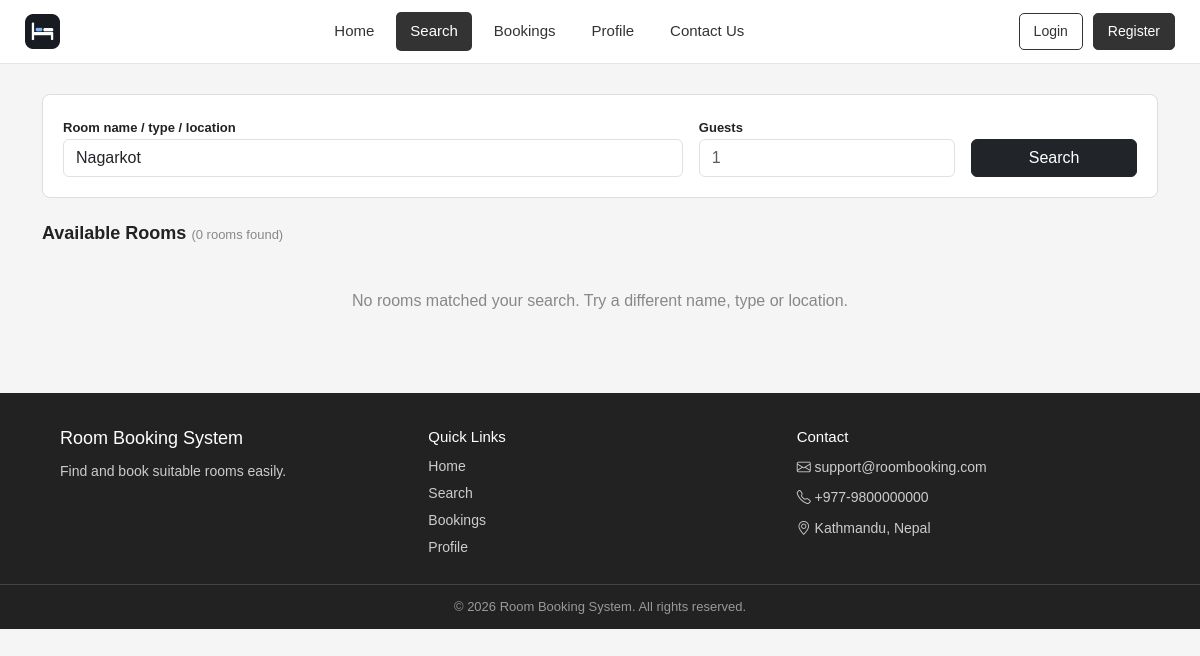
Page /Search.php?location=Nagarkot on the earlier database version.
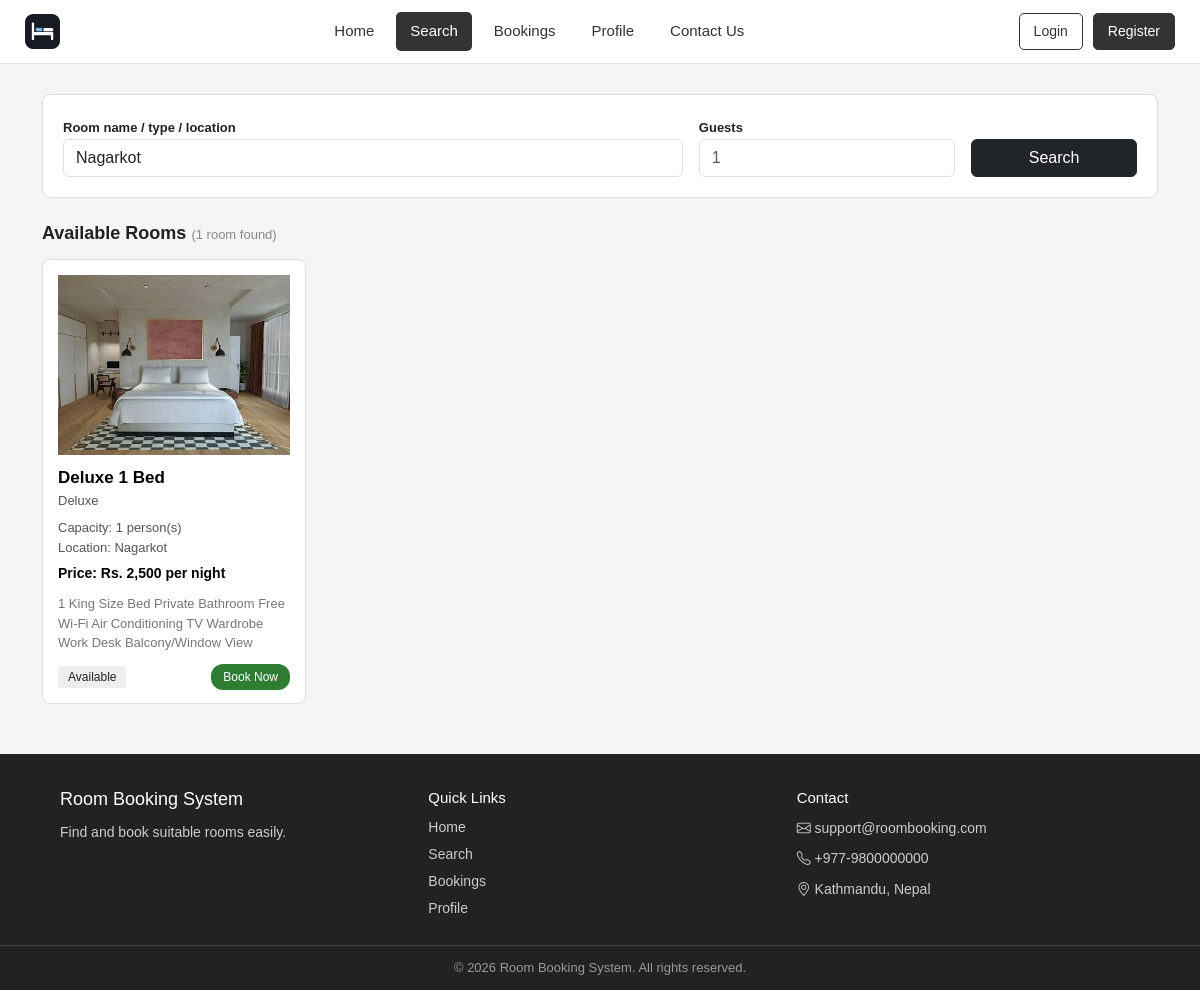
Same page on the later database version.
### tables this page shows
CREATE TABLE `rooms` (
  `room_id` int(11) NOT NULL,
  `room_name` varchar(100) NOT NULL,
  `room_type` varchar(50) DEFAULT NULL,
  `capacity` int(11) NOT NULL,
  `price_per_night` decimal(10,2) NOT NULL DEFAULT 0.00,
  `location` varchar(100) DEFAULT NULL,
  `description` text DEFAULT NULL,
  `image` varchar(255) DEFAULT NULL,
  `status` enum('Available','Booked','Maintenance') DEFAULT 'Available',
  `created_at` timestamp NOT NULL DEFAULT current_timestamp()
);

### Search.php (the view, shortened to what this page needs)
<?php
include "dbconnection.php";
if (isset($_GET['location'])) {
    $location = trim($_GET['location']);
} else {
    $location = "";
}
if (isset($_GET['guests'])) {
    $guests = (int) $_GET['guests'];
} else {
    $guests = 0;
}
if (isset($_GET['limit'])) {
    $limit = (int) $_GET['limit'];
} else {
    $limit = 8;
}
$like = "%" . $location . "%";
$sql = "SELECT COUNT(*) FROM rooms
        WHERE (? = '' OR room_name LIKE ? OR room_type LIKE ? OR location LIKE ?)
        AND capacity >= ?";
$stmt = $conn->prepare($sql);
$stmt->bind_param("ssssi", $location, $like, $like, $like, $guests);
$stmt->execute();
$result = $stmt->get_result();
$row = $result->fetch_row();
$total_rooms = (int) $row[0];
$sql = "SELECT room_id, room_name, room_type, capacity, price_per_night, location,
               LEFT(description, 150) AS description, image, status
        FROM rooms
        WHERE (? = '' OR room_name LIKE ? OR room_type LIKE ? OR location LIKE ?)
        AND capacity >= ?
        ORDER BY room_id
        LIMIT ?";
$stmt = $conn->prepare($sql);
$stmt->bind_param("ssssii", $location, $like, $like, $like, $guests, $limit);
$stmt->execute();
$rooms = $stmt->get_result();
?>
<!DOCTYPE html>
<html lang="en">
<head>
<link rel="stylesheet" href="https://cdn.jsdelivr.net/npm/bootstrap@5.3.0/dist/css/bootstrap.min.css">
</head>
<body>
<?php include "header.php"; ?>
<div class="container">
    <div class="search-form-box">
        <form action="Search.php" method="GET">
            <div class="row g-3 align-items-end">
                <div class="col-12 col-md-7">
                    <label for="location">Room name / type / location</label>
                    <input type="text" class="form-control" id="location" name="location"
                           placeholder="e.g. Kathmandu, Deluxe, Family"
                           value="<?php echo htmlspecialchars($location); ?>">
                </div>
                <div class="col-12 col-md-3">
                    <label for="guests">Guests</label>
                    <input type="number" class="form-control" id="guests" name="guests"
                           min="1" placeholder="1"
                           value="<?php if ($guests > 0) { echo $guests; } ?>">
                </div>
                <div class="col-12 col-md-2">
                    <button type="submit" class="btn btn-dark w-100">Search</button>
                </div>
            </div>
        </form>
    </div>
    <h2 class="results-title">
        Available Rooms
        <span class="total-text">
            (<?php echo $total_rooms; ?> room<?php if ($total_rooms != 1) { echo "s"; } ?> found)
        </span>
    </h2>
    <?php if ($total_rooms > 0) { ?>
        <div class="room-grid">
            <?php while ($room = $rooms->fetch_assoc()) { ?>
                <a href="Booking.php?room_id=<?php echo (int) $room['room_id']; ?>" class="room-link">
                    <div class="room-card">
                        <?php if (!empty($room['image'])) { ?>
                            <img src="images/<?php echo htmlspecialchars($room['image']); ?>"
                                 alt="<?php echo htmlspecialchars($room['room_name']); ?>"
                                 class="room-image"
                                 loading="lazy">
                        <?php } else { ?>
                            <div class="room-image no-image">No Image Available</div>
                        <?php } ?>
                        <div class="room-name"><?php echo htmlspecialchars($room['room_name']); ?></div>
                        <div class="room-type"><?php echo htmlspecialchars($room['room_type']); ?></div>
                        <div class="room-info">Capacity: <?php echo (int) $room['capacity']; ?> person(s)</div>
                        <div class="room-info">Location: <?php echo htmlspecialchars($room['location']); ?></div>
                        <div class="room-price">Price: Rs. <?php echo number_format((float) $room['price_per_night']); ?> per night</div>
                        <div class="room-desc"><?php echo htmlspecialchars($room['description']); ?></div>
                        <?php if (strtolower($room['status']) == "available") { ?>
                            <span class="available">Available</span>
                        <?php } else { ?>
                            <span class="unavailable">Unavailable</span>
                        <?php } ?>
                        <span class="book-label">Book Now</span>
                    </div>
                </a>
            <?php } ?>
        </div>
    <?php } else { ?>
        <div class="no-results">
            No rooms matched your search. Try a different name, type or location.
        </div>
    <?php } ?>
</div>
<?php include "Footer.php"; ?>
</body>
</html>

Differences in the rows shown:
added rooms: image (picture), room_name "Deluxe 1 Bed", room_type "Deluxe", capacity "1", location "Nagarkot", price_per_night "2,500", description "1 King Size Bed Private Bathroom Free Wi-Fi Air Conditioning TV Wardrobe Work Desk Balcony/Window View", status "Available"
Other differences:
$total_rooms: "0" → "1"
text no longer shown: "s No rooms matched your search. Try a different name, type or location."
